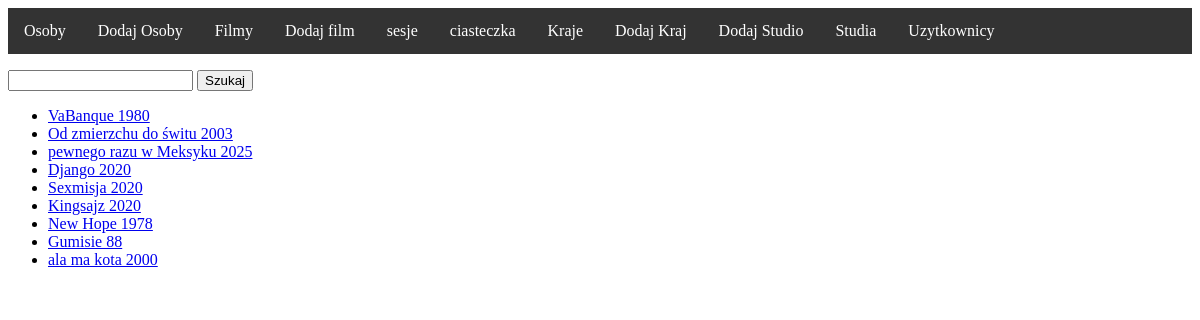
Page /movies/ on the committed database.
### filmweb/models.py (models this page shows)
class Movie(models.Model):
    title = models.CharField(max_length=20)
    year = models.IntegerField()
    directed_by = models.ForeignKey(Person, on_delete=models.CASCADE, null=True, related_name='directed')
    actors = models.ManyToManyField(Person, related_name='played_in')
    studio = models.ForeignKey(Studio, on_delete=models.CASCADE,default=1)
    def __str__(self):
        return f"{self.title} {self.year}"
    def get_detail_url(self):
        return f"/movie/{self.id}"

### filmweb/views.py (the view)
# urls.py: path('movies/', views.movie_view, name='movie_list'),
def movie_view(request):
    objects = Movie.objects.all()
    return render(request, 'show_objects.html', {'object_list':objects})

### templates/show_objects.html
{% extends 'base.html' %}
{% block content %}
    <p>
    <form>
        <input type="text" name="data">
        <input type="submit" value="Szukaj">
    </form>
    </p>
<ul>
    {% for obj in object_list %}
        <li><a href="{{ obj.get_detail_url }}"> {{ obj }}</a></li>
    {% endfor %}
</ul>
{% endblock %}

### templates/base.html (shortened to what this page needs)
<!DOCTYPE html>
<html lang="en">
<head>
</head>
<body>
<ul class="header">
  <li class="header"><a href="{% url 'person_list' %}">Osoby</a></li>
  <li class="header"><a href="{% url 'add_person' %}">Dodaj Osoby</a></li>
  <li class="header"><a href="{% url 'movie_list' %}">Filmy</a></li>
  <li class="header"><a href="{% url 'add_movie' %}">Dodaj film</a></li>
  <li class="header"><a href="{% url 'session' %}">sesje</a></li>
    <li class="header"><a href="{% url 'cookie' %}">ciasteczka</a></li>
    <li class="header"><a href="{% url 'country_list' %}">Kraje</a></li>
    <li class="header"><a href="{% url 'add_country' %}">Dodaj Kraj</a></li>
    <li class="header"><a href="{% url 'add_studio' %}">Dodaj Studio</a></li>
    <li class="header"><a href="{% url 'studio_list' %}">Studia</a></li>
    <li class="header"><a href="{% url 'list_user' %}">Uzytkownicy</a></li>
</ul>
{% block content %}
{% endblock %}
</body>
</html>

### templates/base.html (style rules this page uses)
ul.header { list-style-type: none; margin: 0; padding: 0; overflow: hidden; background-color: #333; }
li.header { float: left; }
li.header a { display: block; color: white; text-align: center; padding: 14px 16px; text-decoration: none; }

### rows in the picture
Movie: title+year "VaBanque 1980"
Movie: title+year "Od zmierzchu do świtu 2003"
Movie: title+year "pewnego razu w Meksyku 2025"
Movie: title+year "Django 2020"
Movie: title+year "Sexmisja 2020"
Movie: title+year "Kingsajz 2020"
Movie: title+year "New Hope 1978"
Movie: title+year "Gumisie 88"
Movie: title+year "ala ma kota 2000"
